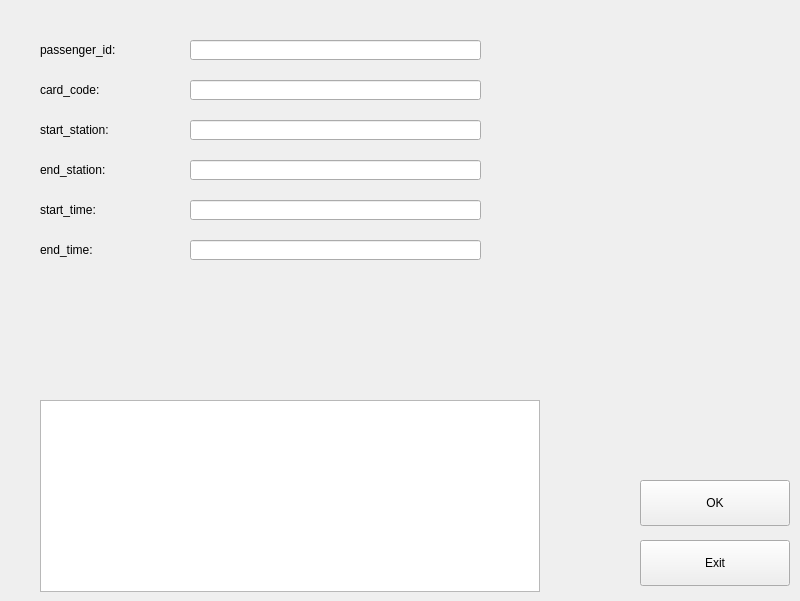
<?xml version="1.0" encoding="UTF-8"?>
<ui version="4.0">
 <class>modify_L</class>
 <widget class="QWidget" name="modify_L">
  <property name="geometry">
   <rect>
    <x>0</x>
    <y>0</y>
    <width>800</width>
    <height>601</height>
   </rect>
  </property>
  <property name="windowTitle">
   <string>Form</string>
  </property>
  <widget class="QLabel" name="passenger_id">
   <property name="geometry">
    <rect>
     <x>40</x>
     <y>40</y>
     <width>150</width>
     <height>20</height>
    </rect>
   </property>
   <property name="text">
    <string>passenger_id:</string>
   </property>
  </widget>
  <widget class="QPushButton" name="OK">
   <property name="geometry">
    <rect>
     <x>640</x>
     <y>480</y>
     <width>150</width>
     <height>46</height>
    </rect>
   </property>
   <property name="text">
    <string>OK</string>
   </property>
  </widget>
  <widget class="QPushButton" name="Exit">
   <property name="geometry">
    <rect>
     <x>640</x>
     <y>540</y>
     <width>150</width>
     <height>46</height>
    </rect>
   </property>
   <property name="text">
    <string>Exit</string>
   </property>
  </widget>
  <widget class="QTextBrowser" name="textBrowser">
   <property name="geometry">
    <rect>
     <x>40</x>
     <y>400</y>
     <width>500</width>
     <height>192</height>
    </rect>
   </property>
  </widget>
  <widget class="QLineEdit" name="passenger_id_input">
   <property name="geometry">
    <rect>
     <x>190</x>
     <y>40</y>
     <width>291</width>
     <height>20</height>
    </rect>
   </property>
  </widget>
  <widget class="QLineEdit" name="card_code_input">
   <property name="geometry">
    <rect>
     <x>190</x>
     <y>80</y>
     <width>291</width>
     <height>20</height>
    </rect>
   </property>
  </widget>
  <widget class="QLabel" name="card_code">
   <property name="geometry">
    <rect>
     <x>40</x>
     <y>80</y>
     <width>150</width>
     <height>20</height>
    </rect>
   </property>
   <property name="text">
    <string>card_code:</string>
   </property>
  </widget>
  <widget class="QLineEdit" name="start_station_input">
   <property name="geometry">
    <rect>
     <x>190</x>
     <y>120</y>
     <width>291</width>
     <height>20</height>
    </rect>
   </property>
  </widget>
  <widget class="QLabel" name="start_station">
   <property name="geometry">
    <rect>
     <x>40</x>
     <y>120</y>
     <width>150</width>
     <height>20</height>
    </rect>
   </property>
   <property name="text">
    <string>start_station:</string>
   </property>
  </widget>
  <widget class="QLineEdit" name="end_station_input">
   <property name="geometry">
    <rect>
     <x>190</x>
     <y>160</y>
     <width>291</width>
     <height>20</height>
    </rect>
   </property>
  </widget>
  <widget class="QLabel" name="end_station">
   <property name="geometry">
    <rect>
     <x>40</x>
     <y>160</y>
     <width>150</width>
     <height>20</height>
    </rect>
   </property>
   <property name="text">
    <string>end_station:</string>
   </property>
  </widget>
  <widget class="QLineEdit" name="start_time_input">
   <property name="geometry">
    <rect>
     <x>190</x>
     <y>200</y>
     <width>291</width>
     <height>20</height>
    </rect>
   </property>
  </widget>
  <widget class="QLabel" name="start_time">
   <property name="geometry">
    <rect>
     <x>40</x>
     <y>200</y>
     <width>150</width>
     <height>20</height>
    </rect>
   </property>
   <property name="text">
    <string>start_time:</string>
   </property>
  </widget>
  <widget class="QLineEdit" name="end_time_input">
   <property name="geometry">
    <rect>
     <x>190</x>
     <y>240</y>
     <width>291</width>
     <height>20</height>
    </rect>
   </property>
  </widget>
  <widget class="QLabel" name="end_time">
   <property name="geometry">
    <rect>
     <x>40</x>
     <y>240</y>
     <width>150</width>
     <height>20</height>
    </rect>
   </property>
   <property name="text">
    <string>end_time:</string>
   </property>
  </widget>
 </widget>
 <resources/>
 <connections/>
</ui>
